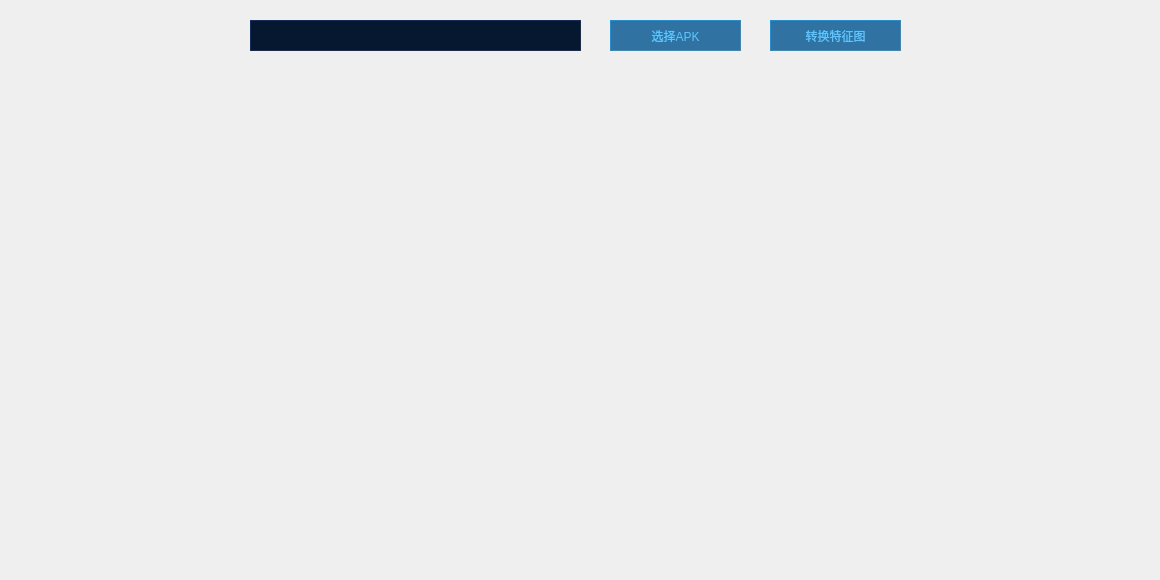
       <widget class="QWidget" name="page_10">
        <widget class="QLineEdit" name="path2">
         <property name="geometry">
          <rect>
           <x>250</x>
           <y>20</y>
           <width>331</width>
           <height>31</height>
          </rect>
         </property>
         <property name="styleSheet">
          <string notr="true">QLineEdit{
        width: 100px;
        height: 34px;
        background: #05182F;
        border: 1px solid #163B69;
        border: 1px solid rgba(24, 65, 162, 0.5);
        font: 9pt &quot;微软雅黑&quot;;
        color: #DAFBFF;
        line-height: 50px;
}</string>
         </property>
        </widget>
        <widget class="QPushButton" name="apkchs">
         <property name="geometry">
          <rect>
           <x>610</x>
           <y>20</y>
           <width>131</width>
           <height>31</height>
          </rect>
         </property>
         <property name="styleSheet">
          <string notr="true">background: rgba(0,84,143,0.8);
    border: 1px solid #1197E2;
    font: 9pt &quot;微软雅黑&quot;;
    color: #5BC5FF;</string>
         </property>
         <property name="text">
          <string>选择APK</string>
         </property>
        </widget>
        <widget class="QPushButton" name="apktrans">
         <property name="geometry">
          <rect>
           <x>770</x>
           <y>20</y>
           <width>131</width>
           <height>31</height>
          </rect>
         </property>
         <property name="styleSheet">
          <string notr="true">background: rgba(0,84,143,0.8);
    border: 1px solid #1197E2;
    font: 9pt &quot;微软雅黑&quot;;
    color: #5BC5FF;</string>
         </property>
         <property name="text">
          <string>转换特征图</string>
         </property>
        </widget>
        <widget class="QLabel" name="labeldex">
         <property name="geometry">
          <rect>
           <x>40</x>
           <y>90</y>
           <width>521</width>
           <height>481</height>
          </rect>
         </property>
         <property name="text">
          <string/>
         </property>
        </widget>
        <widget class="QLabel" name="labelpic">
         <property name="geometry">
          <rect>
           <x>590</x>
           <y>90</y>
           <width>561</width>
           <height>481</height>
          </rect>
         </property>
         <property name="text">
          <string/>
         </property>
        </widget>
       </widget>
